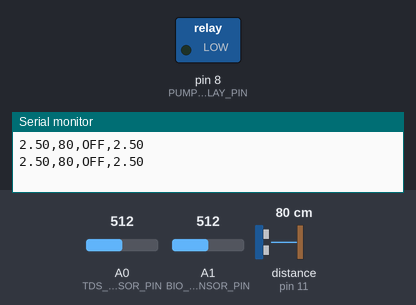
A sketch run on a simulated Arduino Uno, built with avr-gcc and run on an emulated ATmega328P. On the bench: switched loads named in the sketch (green lamp = pin HIGH), the last lines printed to the serial monitor. Inputs (shaded band) come from the test bench; at power-on: distance to the obstacle (sensor on pin 11) 80 cm, A0 (TDS_SENSOR_PIN) = 512, A1 (BIO_EXG_SENSOR_PIN) = 512. The echo pulse lasts 58.3 µs per cm.

Above: at 1.8 s.
1.9 s: distance to the obstacle (sensor on pin 11) set to 11 cm
3.4 s: distance to the obstacle (sensor on pin 11) set to 8 cm
At 4.9 s:
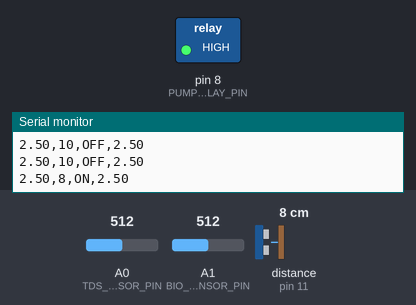
5.5 s: distance to the obstacle (sensor on pin 11) set to 18 cm
At 6.6 s:
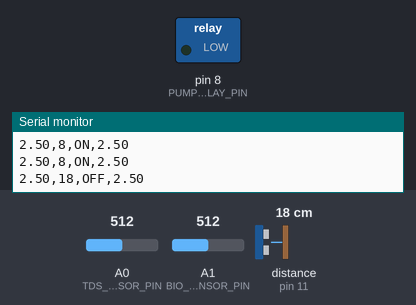
7.5 s: distance to the obstacle (sensor on pin 11) set to 2 cm
At 9.5 s:
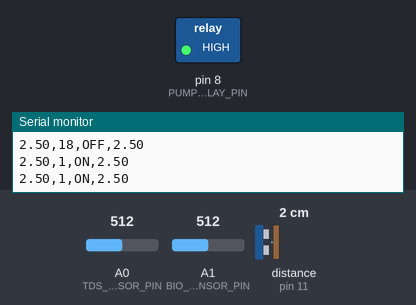
Timing chart, 0 to 10.5 s (numbered marks = the images above; inputs shaded):
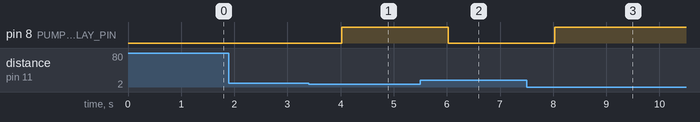

The sketch:

arduino.ino
```cpp
#include <NewPing.h>

#define TDS_SENSOR_PIN A0       // Pin for TDS sensor (analog)
#define TRIGGER_PIN 12          // Trigger pin for ultrasonic sensor
#define ECHO_PIN 11             // Echo pin for ultrasonic sensor
#define PUMP_RELAY_PIN 8        // Relay pin for water pump
#define BIO_EXG_SENSOR_PIN A1   // Pin for Bio-ExG sensor (analog)

// Constants for ultrasonic sensor
#define MAX_DISTANCE 200        // Maximum distance in cm

// Setup for ultrasonic sensor
NewPing sonar(TRIGGER_PIN, ECHO_PIN, MAX_DISTANCE);

void setup() {
  Serial.begin(9600);                // Start serial communication for debugging
  pinMode(PUMP_RELAY_PIN, OUTPUT);   // Set relay pin as output
  digitalWrite(PUMP_RELAY_PIN, LOW); // Initially turn off the pump
}

void loop() {
  // Read the TDS sensor value (total dissolved solids)
  int tdsValue = analogRead(TDS_SENSOR_PIN);
  float voltage = tdsValue * (5.0 / 1023.0);  // Convert the analog value to voltage

  // Read the water level using the ultrasonic sensor
  long duration = sonar.ping();           // Get ping duration
  long distance = duration / 2 / 29.1;    // Calculate distance in cm

  // Read the Bio-ExG sensor value
  int bioExgValue = analogRead(BIO_EXG_SENSOR_PIN);
  float bioExgVoltage = bioExgValue * (5.0 / 1023.0);  // Convert to voltage (optional, or you could scale it as needed)

  // Determine pump status
  String pumpStatus;
  if (distance < 10) {                    // Adjust threshold based on setup
    digitalWrite(PUMP_RELAY_PIN, HIGH);   // Turn on the pump
    pumpStatus = "ON";
  } else {
    digitalWrite(PUMP_RELAY_PIN, LOW);    // Turn off the pump
    pumpStatus = "OFF";
  }

  // Print data in comma-separated format without warning
  Serial.print(voltage, 2);               // TDS voltage with 2 decimal places
  Serial.print(",");
  Serial.print(distance);                 // Water level in cm
  Serial.print(",");
  Serial.print(pumpStatus);               // Pump status (ON/OFF)
  Serial.print(",");
  Serial.println(bioExgVoltage, 2);       // Bio-exg value (optional: can be converted to desired unit)

  delay(1000);  // Delay for 1 second before the next loop
}
```

Measured:
- the behaviour switches between 10 and 9 cm on distance to the obstacle (sensor on pin 11) (found by bisection; images 0 and 1)
- after the input at 3.4 s, pin 8 (PUMP_RELAY_PIN): LOW → HIGH after 0.62 s
- after the input at 5.5 s, pin 8 (PUMP_RELAY_PIN): HIGH → LOW after 0.52 s
- after the input at 7.5 s, pin 8 (PUMP_RELAY_PIN): LOW → HIGH after 0.53 s
